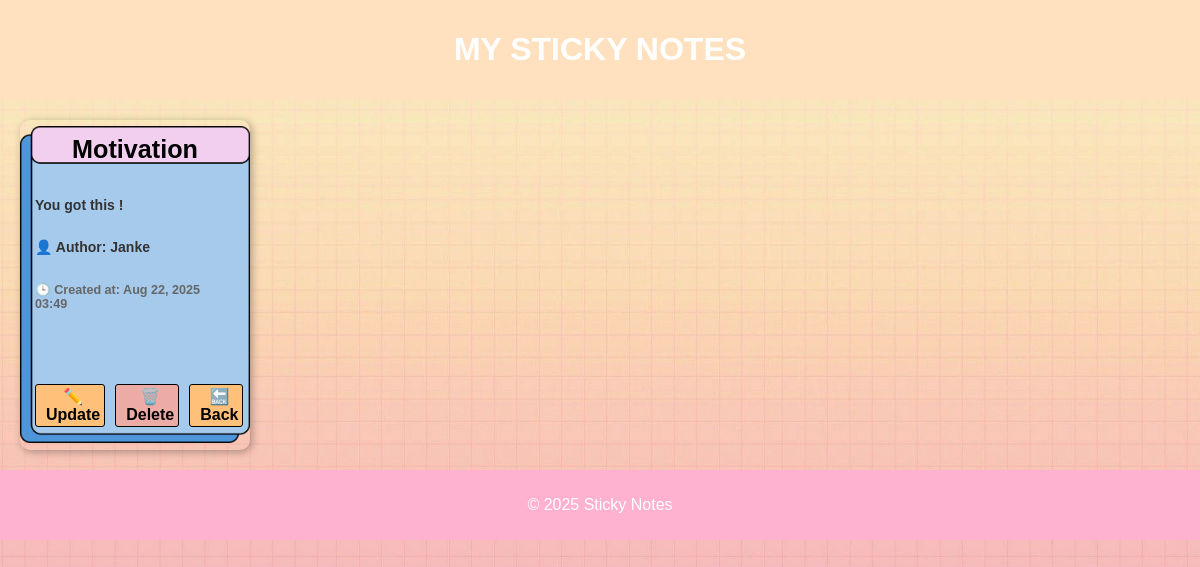
The app's page /post/4/ with its own data.
### posts/models.py (models this page shows, shortened)
class Post(models.Model):
    title = models.CharField(max_length=255)
    content = models.TextField()
    created_at = models.DateTimeField(auto_now_add=True)
    author = models.ForeignKey(
        Author,
        on_delete=models.CASCADE,
        null=False,   # author is required
        blank=False
    )

class Author(models.Model):
    name = models.CharField(max_length=255, unique=True)

### posts/views.py (the view)
# urls.py: path("post/<int:pk>/", post_detail, name="post_detail"),
def post_detail(request, pk):
    post = get_object_or_404(Post, pk=pk)
    return render(request, "posts/post_detail.html", {"post": post})

### posts/templates/posts/post_detail.html (shortened to what this page needs)
{% extends 'base.html' %}
{% block content %}
<div class="note note-blue">
    <h2>{{ post.title }}</h2>
    <p>{{ post.content }}</p>
    <p>👤 Author: {{ post.author.name }}</p>
    <p class="timestamp">🕒 Created at: {{ post.created_at|date:"M d, Y H:i" }}</p>
    <div class="note-actions">
        <a href="{% url 'post_update' pk=post.pk %}" class="button-link">✏️ Update</a>
        <a href="{% url 'post_delete' pk=post.pk %}" class="button-link delete">🗑️ Delete</a>
        <a href="{% url 'post_list' %}" class="button-link">🔙 Back</a>
    </div>
</div>
{% endblock %}

### posts/static/posts/styles.css (style rules this page uses)
body { font-family: "Arial"; background-image: url("images/background.jpg"); background-size: cover; background-position: center; background-attachment: fixed; margin: 0; padding: 0; }
.timestamp { font-size: 12px; margin-top: 10px; }
.button-link { display: inline-block; margin-top: 10px; padding: 2px 4px; background-color: hsl(32, 100%, 74%); color: rgb(0, 0, 0); text-decoration: none; border-radius: 3px; font-size: 5px; font-weight: bold; transition: background-color 0.2s; border: 1.5px solid #000; }
.button-link.delete { background-color: #ecaca5; }
.note { width: 200px; height: 300px; padding: 15px; border-radius: 10px; background-size: contain; background-position: center; background-repeat: no-repeat; box-shadow: 2px 2px 8px rgba(0, 0, 0, 0.3); display: flex; flex-direction: column; justify-content: space-between; color: #333; font-weight: bold; font-size: 14px; }
.note-blue { background-image: url("images/note_blue.png"); }
.note a { color: #000; text-decoration: none; font-weight: bold; font-size: 16px; padding-left: 10px; display: inline-block; text-align: center; margin-bottom: 8px; }
.note p { margin-top: 0; text-align: left; }
.timestamp { margin-bottom: 30px; color: #666; font-size: 0.9em; }
.note-actions { margin-top: 20px; display: flex; gap: 10px; }
.note h2 { margin-top: 0; margin-bottom: 20px; font-size: 1.8em; color: #000000; text-align: center; }

### records on screen
Post: title "Motivation", content "You got this !", author.name "Janke", created_at "Aug 22, 2025 03:49"
